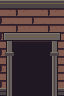

Tiled map render using the project's own tile images. Description and the whole map definition, tile-layer contents included, below:
An orthogonal 2x3 tile map with 32x32 px tiles, 1 tile layer (Assembly), 3 tilesets.

<map version="1.10" orientation="orthogonal" renderorder="right-down" width="2" height="3" tilewidth="32" tileheight="32" infinite="0" nextlayerid="2" nextobjectid="1">
  <tileset firstgid="1" source="../floors.tsx" />
  <tileset firstgid="321" source="../walls.tsx" />
  <tileset firstgid="961" source="../architecture.tsx" />
  <layer id="1" name="Assembly" width="2" height="3">
    <data encoding="csv">
781,782,
797,798,
813,814
</data>
  </layer>
</map>
